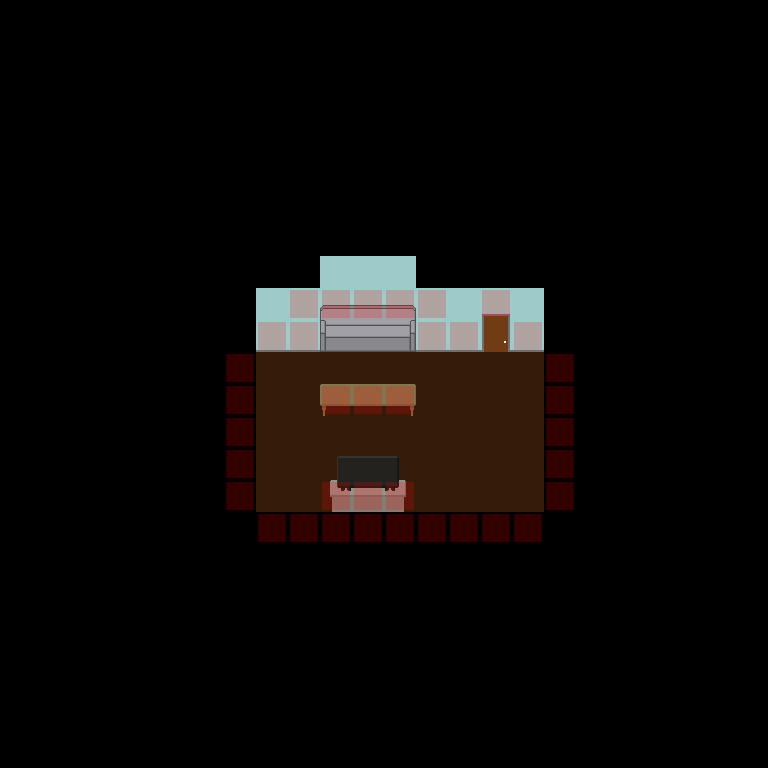

This game map was drawn from its Tiled (.tmx) file and the tilesets committed beside it. A one-line description and the full map source follow:
An orthogonal 24x24 tile map with 32x32 px tiles, 4 tile layers (bottom, middle, top, collide), 2 tilesets and 1 object (player).

<map version="1.2" tiledversion="1.3.3" orientation="orthogonal" renderorder="right-down" width="24" height="24" tilewidth="32" tileheight="32" infinite="0" nextlayerid="6" nextobjectid="2">
 <tileset firstgid="1" source="furniture.tsx" />
 <tileset firstgid="241" source="lvrm_tset.tsx" />
 <layer id="1" name="bottom" width="24" height="24">
  <data encoding="csv">
0,0,0,0,0,0,0,0,0,0,0,0,0,0,0,0,0,0,0,0,0,0,0,0,
0,0,0,0,0,0,0,0,0,0,0,0,0,0,0,0,0,0,0,0,0,0,0,0,
0,0,0,0,0,0,0,0,0,0,0,0,0,0,0,0,0,0,0,0,0,0,0,0,
0,0,0,0,0,0,0,0,0,0,0,0,0,0,0,0,0,0,0,0,0,0,0,0,
0,0,0,0,0,0,0,0,0,0,0,0,0,0,0,0,0,0,0,0,0,0,0,0,
0,0,0,0,0,0,0,0,0,0,0,0,0,0,0,0,0,0,0,0,0,0,0,0,
0,0,0,0,0,0,0,0,0,0,0,0,0,0,0,0,0,0,0,0,0,0,0,0,
0,0,0,0,0,0,0,0,0,0,0,0,0,0,0,0,0,0,0,0,0,0,0,0,
0,0,0,0,0,0,0,0,0,0,262,262,262,0,0,0,0,0,0,0,0,0,0,0,
0,0,0,0,0,0,0,0,262,262,282,282,282,262,262,263,262,0,0,0,0,0,0,0,
0,0,0,0,0,0,0,0,282,282,0,0,0,282,282,283,282,0,0,0,0,0,0,0,
0,0,0,0,0,0,0,0,302,302,302,302,302,302,302,302,302,0,0,0,0,0,0,0,
0,0,0,0,0,0,0,0,302,302,302,302,302,302,302,302,302,0,0,0,0,0,0,0,
0,0,0,0,0,0,0,0,302,302,302,302,302,302,302,302,302,0,0,0,0,0,0,0,
0,0,0,0,0,0,0,0,302,302,302,302,302,302,302,302,302,0,0,0,0,0,0,0,
0,0,0,0,0,0,0,0,302,302,302,302,302,302,302,302,302,0,0,0,0,0,0,0,
0,0,0,0,0,0,0,0,0,0,0,0,0,0,0,0,0,0,0,0,0,0,0,0,
0,0,0,0,0,0,0,0,0,0,0,0,0,0,0,0,0,0,0,0,0,0,0,0,
0,0,0,0,0,0,0,0,0,0,0,0,0,0,0,0,0,0,0,0,0,0,0,0,
0,0,0,0,0,0,0,0,0,0,0,0,0,0,0,0,0,0,0,0,0,0,0,0,
0,0,0,0,0,0,0,0,0,0,0,0,0,0,0,0,0,0,0,0,0,0,0,0,
0,0,0,0,0,0,0,0,0,0,0,0,0,0,0,0,0,0,0,0,0,0,0,0,
0,0,0,0,0,0,0,0,0,0,0,0,0,0,0,0,0,0,0,0,0,0,0,0,
0,0,0,0,0,0,0,0,0,0,0,0,0,0,0,0,0,0,0,0,0,0,0,0
</data>
 </layer>
 <layer id="2" name="middle" width="24" height="24">
  <data encoding="csv">
0,0,0,0,0,0,0,0,0,0,0,0,0,0,0,0,0,0,0,0,0,0,0,0,
0,0,0,0,0,0,0,0,0,0,0,0,0,0,0,0,0,0,0,0,0,0,0,0,
0,0,0,0,0,0,0,0,0,0,0,0,0,0,0,0,0,0,0,0,0,0,0,0,
0,0,0,0,0,0,0,0,0,0,0,0,0,0,0,0,0,0,0,0,0,0,0,0,
0,0,0,0,0,0,0,0,0,0,0,0,0,0,0,0,0,0,0,0,0,0,0,0,
0,0,0,0,0,0,0,0,0,0,0,0,0,0,0,0,0,0,0,0,0,0,0,0,
0,0,0,0,0,0,0,0,0,0,0,0,0,0,0,0,0,0,0,0,0,0,0,0,
0,0,0,0,0,0,0,0,0,0,0,0,0,0,0,0,0,0,0,0,0,0,0,0,
0,0,0,0,0,0,0,0,0,0,0,0,0,0,0,0,0,0,0,0,0,0,0,0,
0,0,0,0,0,0,0,0,0,0,1,2,3,0,0,0,0,0,0,0,0,0,0,0,
0,0,0,0,0,0,0,0,0,0,21,22,23,0,0,0,0,0,0,0,0,0,0,0,
0,0,0,0,0,0,0,0,0,0,0,0,0,0,0,0,0,0,0,0,0,0,0,0,
0,0,0,0,0,0,0,0,0,0,41,42,43,0,0,0,0,0,0,0,0,0,0,0,
0,0,0,0,0,0,0,0,0,0,0,0,0,0,0,0,0,0,0,0,0,0,0,0,
0,0,0,0,0,0,0,0,0,0,0,0,0,0,0,0,0,0,0,0,0,0,0,0,
0,0,0,0,0,0,0,0,0,0,101,102,103,0,0,0,0,0,0,0,0,0,0,0,
0,0,0,0,0,0,0,0,0,0,0,0,0,0,0,0,0,0,0,0,0,0,0,0,
0,0,0,0,0,0,0,0,0,0,0,0,0,0,0,0,0,0,0,0,0,0,0,0,
0,0,0,0,0,0,0,0,0,0,0,0,0,0,0,0,0,0,0,0,0,0,0,0,
0,0,0,0,0,0,0,0,0,0,0,0,0,0,0,0,0,0,0,0,0,0,0,0,
0,0,0,0,0,0,0,0,0,0,0,0,0,0,0,0,0,0,0,0,0,0,0,0,
0,0,0,0,0,0,0,0,0,0,0,0,0,0,0,0,0,0,0,0,0,0,0,0,
0,0,0,0,0,0,0,0,0,0,0,0,0,0,0,0,0,0,0,0,0,0,0,0,
0,0,0,0,0,0,0,0,0,0,0,0,0,0,0,0,0,0,0,0,0,0,0,0
</data>
 </layer>
 <layer id="3" name="top" width="24" height="24">
  <data encoding="csv">
0,0,0,0,0,0,0,0,0,0,0,0,0,0,0,0,0,0,0,0,0,0,0,0,
0,0,0,0,0,0,0,0,0,0,0,0,0,0,0,0,0,0,0,0,0,0,0,0,
0,0,0,0,0,0,0,0,0,0,0,0,0,0,0,0,0,0,0,0,0,0,0,0,
0,0,0,0,0,0,0,0,0,0,0,0,0,0,0,0,0,0,0,0,0,0,0,0,
0,0,0,0,0,0,0,0,0,0,0,0,0,0,0,0,0,0,0,0,0,0,0,0,
0,0,0,0,0,0,0,0,0,0,0,0,0,0,0,0,0,0,0,0,0,0,0,0,
0,0,0,0,0,0,0,0,0,0,0,0,0,0,0,0,0,0,0,0,0,0,0,0,
0,0,0,0,0,0,0,0,0,0,0,0,0,0,0,0,0,0,0,0,0,0,0,0,
0,0,0,0,0,0,0,0,0,0,0,0,0,0,0,0,0,0,0,0,0,0,0,0,
0,0,0,0,0,0,0,0,0,0,0,0,0,0,0,0,0,0,0,0,0,0,0,0,
0,0,0,0,0,0,0,0,0,0,0,0,0,0,0,0,0,0,0,0,0,0,0,0,
0,0,0,0,0,0,0,0,0,0,0,0,0,0,0,0,0,0,0,0,0,0,0,0,
0,0,0,0,0,0,0,0,0,0,0,0,0,0,0,0,0,0,0,0,0,0,0,0,
0,0,0,0,0,0,0,0,0,0,0,0,0,0,0,0,0,0,0,0,0,0,0,0,
0,0,0,0,0,0,0,0,0,0,81,82,83,0,0,0,0,0,0,0,0,0,0,0,
0,0,0,0,0,0,0,0,0,0,0,0,0,0,0,0,0,0,0,0,0,0,0,0,
0,0,0,0,0,0,0,0,0,0,0,0,0,0,0,0,0,0,0,0,0,0,0,0,
0,0,0,0,0,0,0,0,0,0,0,0,0,0,0,0,0,0,0,0,0,0,0,0,
0,0,0,0,0,0,0,0,0,0,0,0,0,0,0,0,0,0,0,0,0,0,0,0,
0,0,0,0,0,0,0,0,0,0,0,0,0,0,0,0,0,0,0,0,0,0,0,0,
0,0,0,0,0,0,0,0,0,0,0,0,0,0,0,0,0,0,0,0,0,0,0,0,
0,0,0,0,0,0,0,0,0,0,0,0,0,0,0,0,0,0,0,0,0,0,0,0,
0,0,0,0,0,0,0,0,0,0,0,0,0,0,0,0,0,0,0,0,0,0,0,0,
0,0,0,0,0,0,0,0,0,0,0,0,0,0,0,0,0,0,0,0,0,0,0,0
</data>
 </layer>
 <layer id="4" name="collide" width="24" height="24" opacity="0.2">
  <data encoding="csv">
0,0,0,0,0,0,0,0,0,0,0,0,0,0,0,0,0,0,0,0,0,0,0,0,
0,0,0,0,0,0,0,0,0,0,0,0,0,0,0,0,0,0,0,0,0,0,0,0,
0,0,0,0,0,0,0,0,0,0,0,0,0,0,0,0,0,0,0,0,0,0,0,0,
0,0,0,0,0,0,0,0,0,0,0,0,0,0,0,0,0,0,0,0,0,0,0,0,
0,0,0,0,0,0,0,0,0,0,0,0,0,0,0,0,0,0,0,0,0,0,0,0,
0,0,0,0,0,0,0,0,0,0,0,0,0,0,0,0,0,0,0,0,0,0,0,0,
0,0,0,0,0,0,0,0,0,0,0,0,0,0,0,0,0,0,0,0,0,0,0,0,
0,0,0,0,0,0,0,0,0,0,0,0,0,0,0,0,0,0,0,0,0,0,0,0,
0,0,0,0,0,0,0,0,0,0,0,0,0,0,0,0,0,0,0,0,0,0,0,0,
0,0,0,0,0,0,0,0,0,409,409,409,409,409,0,409,0,0,0,0,0,0,0,0,
0,0,0,0,0,0,0,0,409,409,0,0,0,409,409,0,409,0,0,0,0,0,0,0,
0,0,0,0,0,0,0,409,0,0,0,0,0,0,0,0,0,409,0,0,0,0,0,0,
0,0,0,0,0,0,0,409,0,0,409,409,409,0,0,0,0,409,0,0,0,0,0,0,
0,0,0,0,0,0,0,409,0,0,0,0,0,0,0,0,0,409,0,0,0,0,0,0,
0,0,0,0,0,0,0,409,0,0,0,0,0,0,0,0,0,409,0,0,0,0,0,0,
0,0,0,0,0,0,0,409,0,0,409,409,409,0,0,0,0,409,0,0,0,0,0,0,
0,0,0,0,0,0,0,0,409,409,409,409,409,409,409,409,409,0,0,0,0,0,0,0,
0,0,0,0,0,0,0,0,0,0,0,0,0,0,0,0,0,0,0,0,0,0,0,0,
0,0,0,0,0,0,0,0,0,0,0,0,0,0,0,0,0,0,0,0,0,0,0,0,
0,0,0,0,0,0,0,0,0,0,0,0,0,0,0,0,0,0,0,0,0,0,0,0,
0,0,0,0,0,0,0,0,0,0,0,0,0,0,0,0,0,0,0,0,0,0,0,0,
0,0,0,0,0,0,0,0,0,0,0,0,0,0,0,0,0,0,0,0,0,0,0,0,
0,0,0,0,0,0,0,0,0,0,0,0,0,0,0,0,0,0,0,0,0,0,0,0,
0,0,0,0,0,0,0,0,0,0,0,0,0,0,0,0,0,0,0,0,0,0,0,0
</data>
 </layer>
 <objectgroup id="5" name="rect">
  <object id="1" name="$PLAYER" type="player" x="367.71" y="340.672">
   <point />
  </object>
 </objectgroup>
</map>
